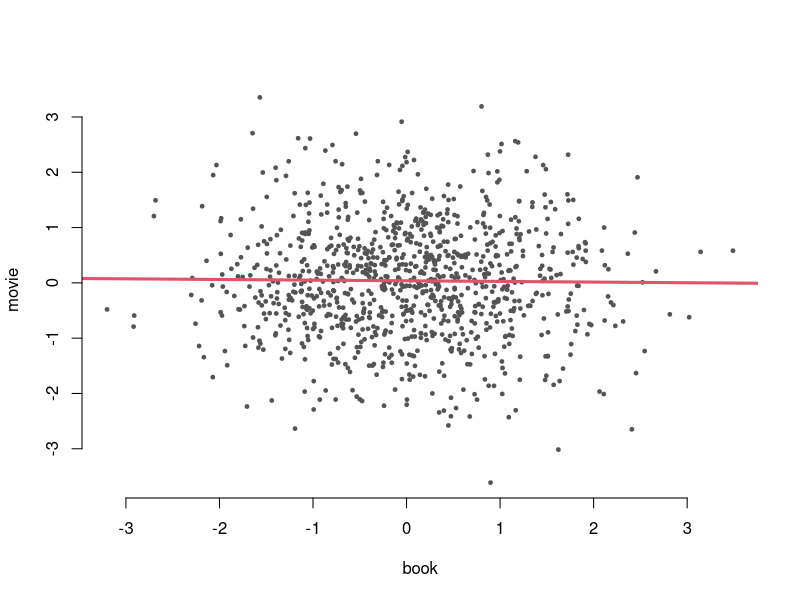
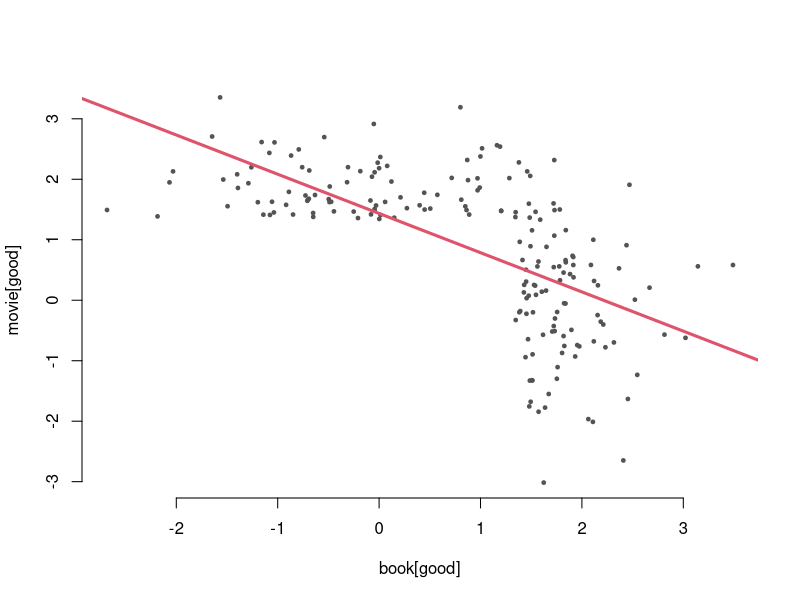

R code for these plots, in order:
set.seed(2021)
pdf("images/chapter_6/berkson1.pdf", width=4, height=4)
n  <- 1000
book  <- rnorm(n)                       # (@\wingding{1}@)
movie <- rnorm(n)                       # (@\wingding{2}@)
plot(book, movie, pch=19, cex=0.5, col="grey33", axes=FALSE)
abline(lm(movie~book), lwd=3, col=2)
axis(1); axis(2)
dev.off()

pdf("images/chapter_6/berkson2.pdf", width=4, height=4)
good.b <- book > quantile(book, 0.9)    # (@\wingding{3}@)
good.m <- movie > quantile(movie, 0.9)  # (@\wingding{4}@)
good  <- good.b | good.m                # (@\wingding{5}@)
plot(book[good], movie[good], pch=19, cex=0.5, 
     col="grey33", axes=FALSE)
abline(lm(movie[good] ~ book[good]), lwd=3, col=2)
axis(1); axis(2)
dev.off()

cat("Correlation between all books and movies:", cor(book, movie), "\n")
cat("Correlation between good books and good movies:", cor(book[good], movie[good]), "\n")
